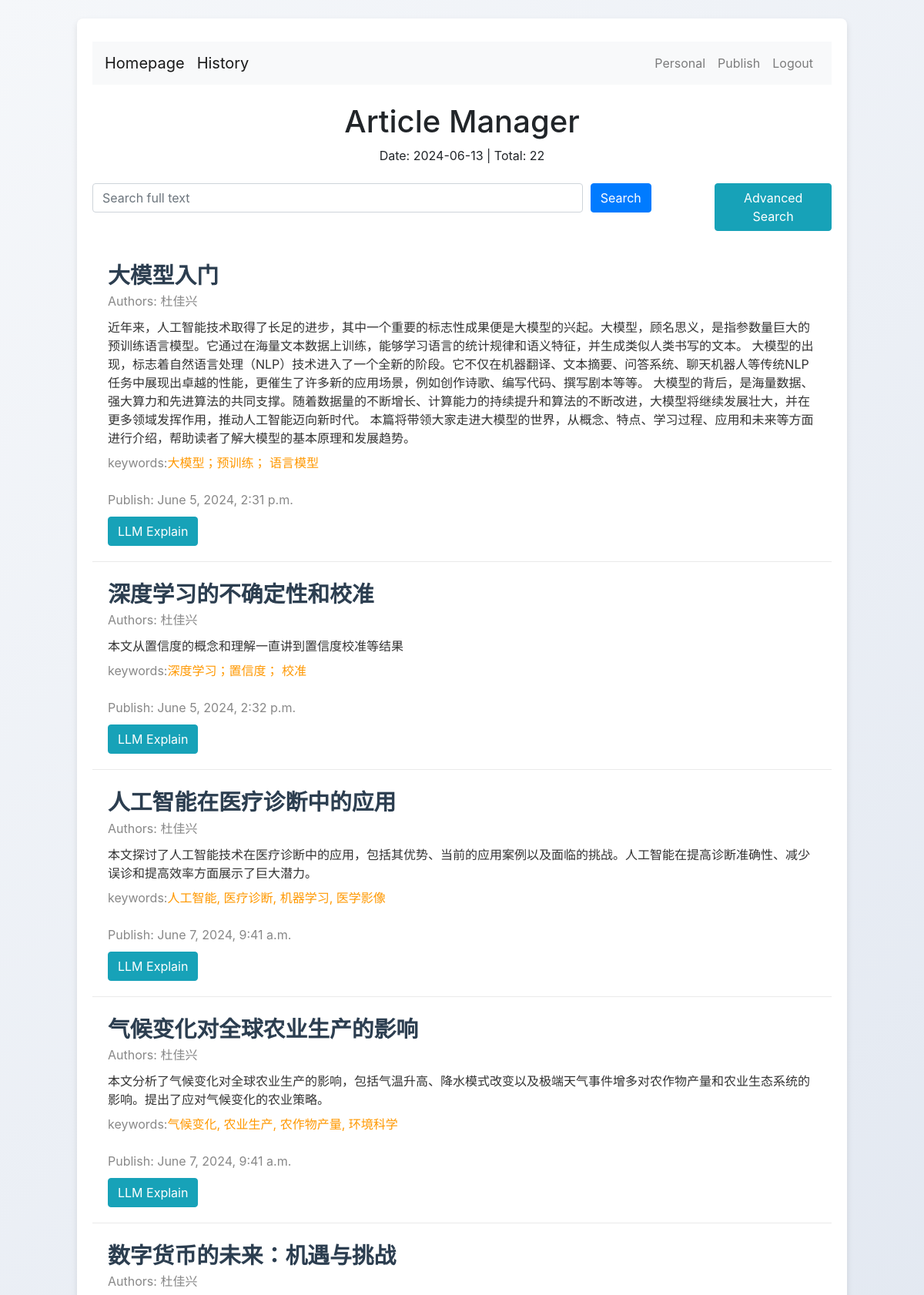
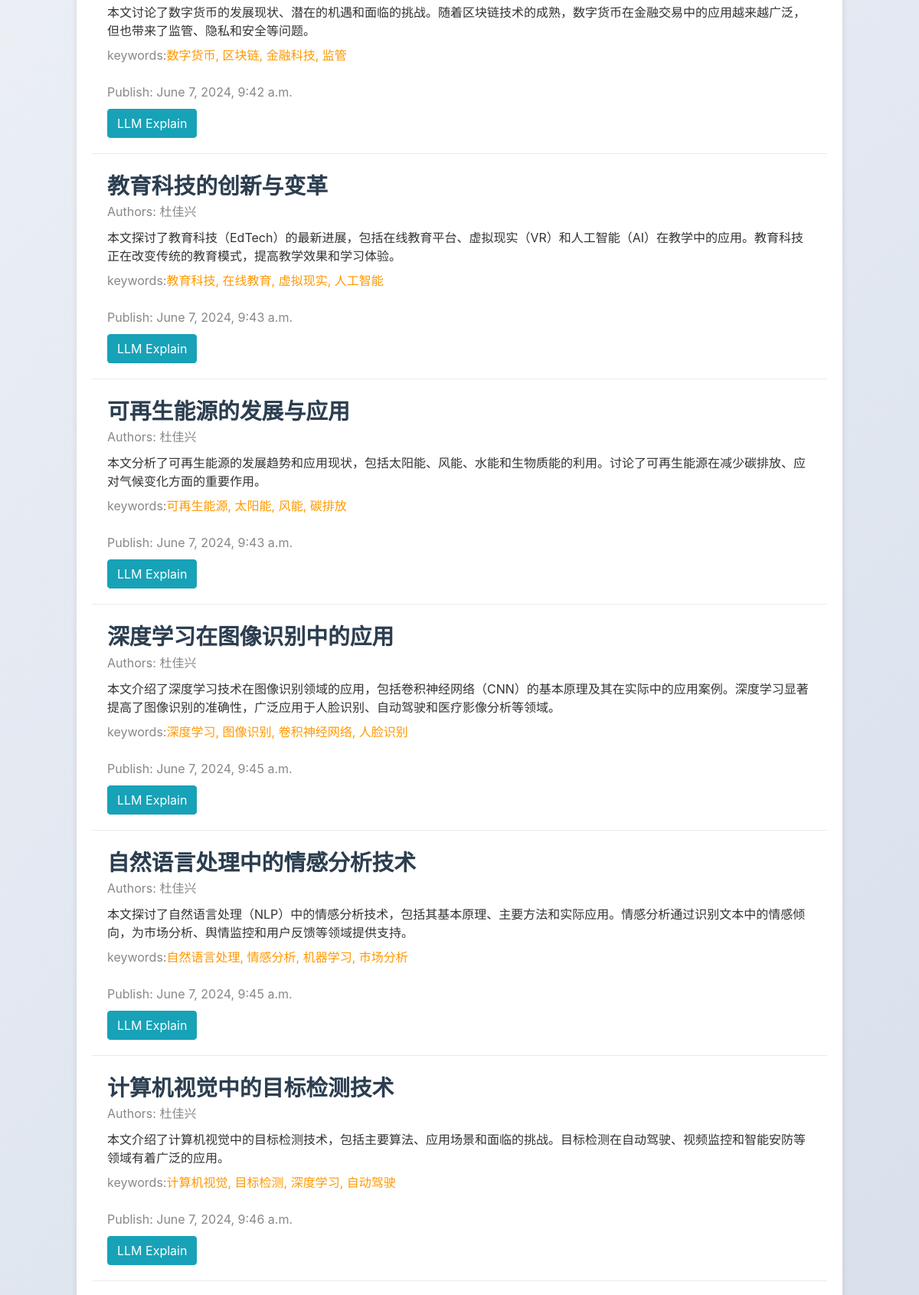
Screenshot of /search/ (signed in, upper part) with the database file from the repository (2 pictures, top to bottom).
### app01/models.py (models this page shows)
class Article(models.Model):
    title = models.CharField(max_length=200)
    author = models.CharField(max_length=200)
    summary = models.TextField()
    keywords = models.CharField(max_length=200)
    publish_time = models.DateTimeField(auto_now_add=True)  # 自动设置为添加时的时间
    content = models.TextField()
    category =  models.ForeignKey(Category, on_delete=models.CASCADE)
    is_shared = models.BooleanField(default=False)  # 新增字段，默认值为 False（非共享状态）
    def __str__(self):
        return self.title

### app01/views.py (the view)
# urls.py: path('search/', views.search, name='search'),
def search(request):
    query = request.GET.get('q', '')
    keyword = request.GET.get('keyword', '')
    title = request.GET.get('title', '')
    category = request.GET.get('category', '')
    date = request.GET.get('date', '')
    current_date = datetime.date.today()
    current_date = current_date.strftime('%Y-%m-%d')
    q_objects = Q()
    if query:
        q_objects |= Q(content__icontains=query) | Q(title__icontains=query) | Q(category__name__icontains=query) \
                     | Q(author__icontains=query) | Q(keywords__icontains=query)
    if keyword:
        q_objects &= Q(content__icontains=keyword)
    if title:
        q_objects &= Q(title__icontains=title)
    if category:
        q_objects &= Q(category__name__icontains=category)
    if date:
        q_objects &= Q(publish_time__date=date)
    articles = Article.objects.filter(q_objects)
    total_articles = 0
    for article in articles:
        if article.is_shared or article.author == request.user.username:
            total_articles += 1
    context = {
        'articles': articles,
        'current_date': current_date,
        'total_articles': total_articles,
    }
    print(context)
    return render(request, 'home.html', context)

### app01/templates/home.html (shortened to what this page needs)
<!DOCTYPE html>
<html lang="en">
<head>
    <link href="https://maxcdn.bootstrapcdn.com/bootstrap/4.5.2/css/bootstrap.min.css" rel="stylesheet">
    <link href="/static/css/home.css?version=1.0.1" rel="stylesheet">
</head>
<body>
<div class="container mt-4">
    <div class="top-buttons">
        <nav class="navbar navbar-expand-lg navbar-light bg-light">
            <a class="navbar-brand" href="{% url 'home' %}">Homepage</a>
            <a href="#" class="navbar-brand">History</a>
            <div class="collapse navbar-collapse" id="navbarNav">
                <ul class="navbar-nav ml-auto">
                    {% if user.is_authenticated %}
                        <li class="nav-item">
                            <a class="nav-link" href="{% url 'personal' %}">Personal</a>
                        </li>
                        <li class="nav-item">
                            <a class="nav-link" href="{% url 'publish' %}">Publish</a>
                        </li>
                        <li class="nav-item">
                            <a class="nav-link" href="{% url 'logout' %}">Logout</a>
                        </li>
                    {% endif %}
                </ul>
            </div>
        </nav>
    </div>
    <div class="text-center my-4">
        <h1>Article Manager</h1>
        <p id="dateTotal">Date: {{ current_date }} | Total: {{ total_articles }}</p>
    </div>
    <form id="searchForm" method="GET" action="{% url 'search' %}">
        <div class="form-row">
            <div class="form-group col-md-8">
                <input type="text" class="form-control" name="q" placeholder="Search full text">
            </div>
            <div class="form-group col-md-2">
                <button type="submit" class="btn btn-primary">Search</button>
            </div>
            <div class="form-group col-md-2">
                <button class="btn btn-info" id="toggleAdvancedSearch" type="button">Advanced Search</button>
            </div>
        </div>
    </form>
    <div class="articles">
        {% for article in articles %}
            {% if article.is_shared or article.author == request.user.username %}
            <div class="article-card">
                <div class="article-title">
                    <a href="{% url 'article_detail' article.id %}">{{ article.title }}</a>
                </div>
                <div class="article-authors">
                    Authors: {{ article.author }}
                </div>
                <div class="article-summary">
                    {{ article.summary }}
                </div>
                <div class="keywords">
                    <p class="article-publish mt-2">keywords:</p>
                    <p class="article-keywords mt-2">{{ article.keywords }}</p>
                </div>
                <div class="article-publish mt-2">
                    Publish: {{ article.publish_time }}
                </div>
                <div class="btn-action">
                    <button class="btn btn-info llm-explain-btn" data-article-id="{{ article.id }}">LLM Explain</button>
                </div>
            </div>
            {% endif %}
        {% endfor %}
    </div>
</div>
</body>
</html>

### app01/static/css/home.css (style rules this page uses)
body { background: linear-gradient(135deg, #f5f7fa, #c3cfe2); min-height: 100vh; display: flex; justify-content: center; align-items: center; }
.container { background: white; border-radius: 8px; box-shadow: 0 4px 8px rgba(0, 0, 0, 0.1); padding: 20px; max-width: 1000px; width: 100%; margin: 10px; }
.top-buttons { margin: 10px 0; text-align: center; }
.btn { transition: background-color 0.3s, transform 0.3s; }
.article-card { border-bottom: 1px solid #eaeaea; padding: 20px; }
.article-title { font-size: 1.8em; font-weight: bold; color: #2c3e50; }
.article-title a { text-decoration: none; color: inherit; }
.article-authors, .article-publish { color: #888; }
.article-keywords { color: #FF9800; }
.keywords { display: flex; }
.article-summary { margin-top: 10px; color: #333; }
.btn-action { margin-top: 10px; }

### rows the page displays
Article: title "大模型入门", author "杜佳兴", summary "近年来，人工智能技术取得了长足的进步，其中一个重要的标志性成果便是大模型的兴起。大模型，顾名思义，是指参数量巨大的预训练语言模型。它通过在海量文本数据上训练，能够学习语言的统计规律和语义特征，并生成类似人类书写的文本。 大模型的出现，标志着自然语言处理（NLP）技术进入了一个全新的阶段。它不仅在机器翻译、文本摘要、问答系统、聊天机器人等传统NLP任务中展现出卓越的性能，更催生了许多新的应用场景，例如创作诗歌、编写代码、撰写剧本等等。 大模型的背后，是海量数据、强大算力和先进算法的共同支撑。随着数据量的不断增长、计算能力的持续提升和算法的不断改进，大模型将继续发展壮大，并在更多领域发挥作用，推动人工智能迈向新时代。 本篇将带领大家走进大模型的世界，从概念、特点、学习过程、应用和未来等方面进行介绍，帮助读者了解大模型的基本原理和发展趋势。", keywords "大模型；预训练； 语言模型", publish_time "June 5, 2024, 2:31 p.m."
Article: title "深度学习的不确定性和校准", author "杜佳兴", summary "本文从置信度的概念和理解一直讲到置信度校准等结果", keywords "深度学习；置信度； 校准", publish_time "June 5, 2024, 2:32 p.m."
Article: title "人工智能在医疗诊断中的应用", author "杜佳兴", summary "本文探讨了人工智能技术在医疗诊断中的应用，包括其优势、当前的应用案例以及面临的挑战。人工智能在提高诊断准确性、减少误诊和提高效率方面展示了巨大潜力。", keywords "人工智能, 医疗诊断, 机器学习, 医学影像", publish_time "June 7, 2024, 9:41 a.m."
Article: title "气候变化对全球农业生产的影响", author "杜佳兴", summary "本文分析了气候变化对全球农业生产的影响，包括气温升高、降水模式改变以及极端天气事件增多对农作物产量和农业生态系统的影响。提出了应对气候变化的农业策略。", keywords "气候变化, 农业生产, 农作物产量, 环境科学", publish_time "June 7, 2024, 9:41 a.m."
Article: title "数字货币的未来：机遇与挑战", author "杜佳兴", summary "本文讨论了数字货币的发展现状、潜在的机遇和面临的挑战。随着区块链技术的成熟，数字货币在金融交易中的应用越来越广泛，但也带来了监管、隐私和安全等问题。", keywords "数字货币, 区块链, 金融科技, 监管", publish_time "June 7, 2024, 9:42 a.m."
Article: title "教育科技的创新与变革", author "杜佳兴", summary "本文探讨了教育科技（EdTech）的最新进展，包括在线教育平台、虚拟现实（VR）和人工智能（AI）在教学中的应用。教育科技正在改变传统的教育模式，提高教学效果和学习体验。", keywords "教育科技, 在线教育, 虚拟现实, 人工智能", publish_time "June 7, 2024, 9:43 a.m."
Article: title "可再生能源的发展与应用", author "杜佳兴", summary "本文分析了可再生能源的发展趋势和应用现状，包括太阳能、风能、水能和生物质能的利用。讨论了可再生能源在减少碳排放、应对气候变化方面的重要作用。", keywords "可再生能源, 太阳能, 风能, 碳排放", publish_time "June 7, 2024, 9:43 a.m."
Article: title "深度学习在图像识别中的应用", author "杜佳兴", summary "本文介绍了深度学习技术在图像识别领域的应用，包括卷积神经网络（CNN）的基本原理及其在实际中的应用案例。深度学习显著提高了图像识别的准确性，广泛应用于人脸识别、自动驾驶和医疗影像分析等领域。", keywords "深度学习, 图像识别, 卷积神经网络, 人脸识别", publish_time "June 7, 2024, 9:45 a.m."
Article: title "自然语言处理中的情感分析技术", author "杜佳兴", summary "本文探讨了自然语言处理（NLP）中的情感分析技术，包括其基本原理、主要方法和实际应用。情感分析通过识别文本中的情感倾向，为市场分析、舆情监控和用户反馈等领域提供支持。", keywords "自然语言处理, 情感分析, 机器学习, 市场分析", publish_time "June 7, 2024, 9:45 a.m."
Article: title "计算机视觉中的目标检测技术", author "杜佳兴", summary "本文介绍了计算机视觉中的目标检测技术，包括主要算法、应用场景和面临的挑战。目标检测在自动驾驶、视频监控和智能安防等领域有着广泛的应用。", keywords "计算机视觉, 目标检测, 深度学习, 自动驾驶", publish_time "June 7, 2024, 9:46 a.m."

### other values shown
{{ current_date }} "2024-06-13"
{{ total_articles }} "22"
